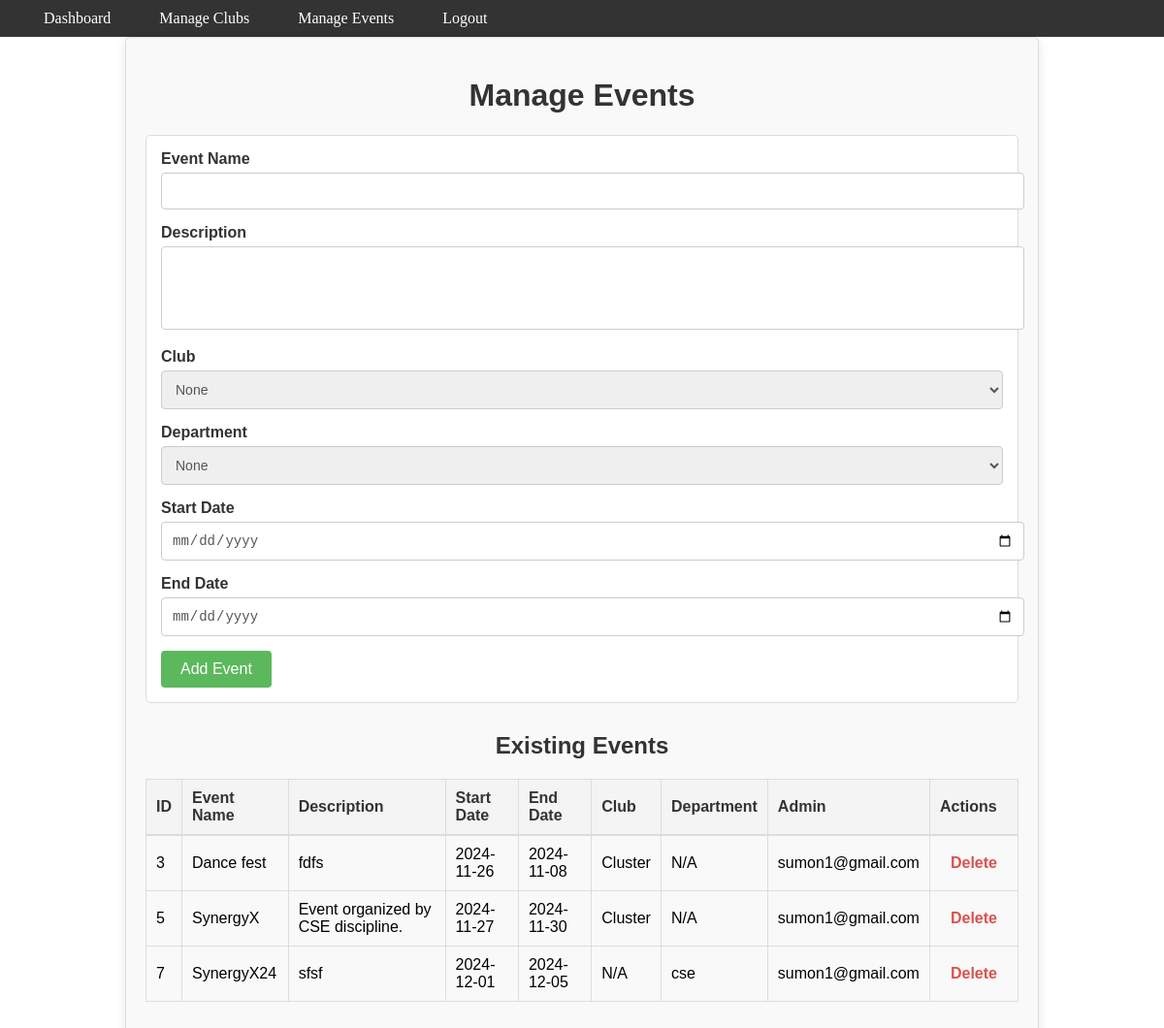
/admin/manage_events.php (signed in), run on the app's committed database.
### tables this page shows
CREATE TABLE `events` (
  `event_id` int(11) NOT NULL,
  `name` varchar(100) NOT NULL,
  `club_id` int(11) DEFAULT NULL,
  `dept_id` int(11) DEFAULT NULL,
  `description` text DEFAULT NULL,
  `start_date` date DEFAULT NULL,
  `end_date` date DEFAULT NULL,
  `admin_id` int(11) DEFAULT NULL,
  `image_path` varchar(255) DEFAULT NULL
);

CREATE TABLE `clubs` (
  `club_id` int(11) NOT NULL,
  `name` varchar(100) NOT NULL,
  `total_member` decimal(10,2) DEFAULT NULL,
  `club_type` varchar(50) NOT NULL
);

CREATE TABLE `departments` (
  `dept_id` int(11) NOT NULL,
  `name` varchar(100) NOT NULL,
  `total_student` decimal(10,2) DEFAULT NULL
);

### admin/manage_events.php (the view, shortened to what this page needs)
<?php
include('../includes/header_admin.php');
include('../includes/dbconnect.php');
$events = [];
$result = $conn->query("SELECT e.*,
                               c.name AS club_name,
                               d.name AS department_name,
                               a.email AS admin_email
                        FROM events e
                        LEFT JOIN clubs c ON e.club_id = c.club_id
                        LEFT JOIN departments d ON e.dept_id = d.dept_id
                        LEFT JOIN admins a ON e.admin_id = a.admin_id");
if ($result->num_rows > 0) {
    while ($row = $result->fetch_assoc()) {
        $events[] = $row;
    }
}
?>
<!DOCTYPE html>
<html lang="en">
<head>
    <link rel="stylesheet" href="../assets/css/add_event.css">
</head>
<body>
    <div class="container">
        <h1>Manage Events</h1>
        <form action="" method="POST">
            <div class="form-group">
                <label for="event_name">Event Name</label>
                <input type="text" id="event_name" name="event_name" required>
            </div>
            <div class="form-group">
                <label for="description">Description</label>
                <textarea id="description" name="description" rows="4" required></textarea>
            </div>
            <div class="form-group">
                <label for="club_id">Club</label>
                <select id="club_id" name="club_id">
                    <option value="none">None</option>
                </select>
            </div>
            <div class="form-group">
                <label for="dept_id">Department</label>
                <select id="dept_id" name="dept_id">
                    <option value="none">None</option>
                </select>
            </div>
            <div class="form-group">
                <label for="start_date">Start Date</label>
                <input type="date" id="start_date" name="start_date" required>
            </div>
            <div class="form-group">
                <label for="end_date">End Date</label>
                <input type="date" id="end_date" name="end_date" required>
            </div>
            <button type="submit" class="btn">Add Event</button>
        </form>
        <h2>Existing Events</h2>
        <table>
            <thead>
                <tr>
                    <th>ID</th>
                    <th>Event Name</th>
                    <th>Description</th>
                    <th>Start Date</th>
                    <th>End Date</th>
                    <th>Club</th>
                    <th>Department</th>
                    <th>Admin</th>
                    <th>Actions</th>
                </tr>
            </thead>
            <tbody>
                <?php if (!empty($events)): ?>
                    <?php foreach ($events as $event): ?>
                        <tr>
                            <td><?php echo $event['event_id']; ?></td>
                            <td><?php echo htmlspecialchars($event['name']); ?></td>
                            <td><?php echo htmlspecialchars($event['description']); ?></td>
                            <td><?php echo $event['start_date']; ?></td>
                            <td><?php echo $event['end_date']; ?></td>
                            <td><?php echo $event['club_name'] ? $event['club_name'] : 'N/A'; ?></td>
                            <td><?php echo $event['department_name'] ? $event['department_name'] : 'N/A'; ?></td>
                            <td><?php echo $event['admin_email']; ?></td>
                            <td>
                                <a href="delete_event.php?id=<?php echo $event['event_id']; ?>" class="delete-btn">Delete</a>
                            </td>
                        </tr>
                    <?php endforeach; ?>
                <?php else: ?>
                    <tr>
                        <td colspan="9">No events found.</td>
                    </tr>
                <?php endif; ?>
            </tbody>
        </table>
    </div>
</body>
</html>

### assets/css/style.css (style rules this page uses)
body, ul, li, a { margin: 0; padding: 0; list-style: none; text-decoration: none; }

### assets/css/add_event.css (style rules this page uses)
.container { max-width: 900px; margin: 0 auto; padding: 20px; font-family: Arial, sans-serif; background-color: #f9f9f9; border: 1px solid #ddd; border-radius: 5px; box-shadow: 0 2px 10px rgba(0, 0, 0, 0.1); }
h1, h2 { text-align: center; color: #333; }
form { margin-bottom: 30px; padding: 15px; background: #ffffff; border: 1px solid #ddd; border-radius: 5px; }
.form-group { margin-bottom: 15px; }
.form-group label { display: block; font-weight: bold; margin-bottom: 5px; color: #333; }
.form-group input, .form-group textarea, .form-group select { width: 100%; padding: 10px; border: 1px solid #ccc; border-radius: 4px; font-size: 14px; color: #555; }
textarea { resize: none; }
.btn { display: inline-block; padding: 10px 20px; color: #fff; background-color: #5cb85c; border: none; border-radius: 4px; font-size: 16px; cursor: pointer; text-align: center; transition: background-color 0.3s ease; }
table { width: 100%; border-collapse: collapse; margin-top: 20px; }
table thead { background-color: #f4f4f4; border-bottom: 2px solid #ddd; }
table th, table td { text-align: left; padding: 10px; border: 1px solid #ddd; }
table th { font-weight: bold; color: #333; }
.delete-btn { color: #d9534f; text-decoration: none; font-weight: bold; padding: 5px 10px; border: 1px solid transparent; border-radius: 4px; transition: all 0.3s ease; }
table { width: 100%; border-collapse: collapse; margin: 20px 0; }
table th, table td { padding: 10px; text-align: left; border: 1px solid #ddd; }
form .form-group { margin-bottom: 15px; }

### data on the page
events: event_id "3", name "Dance fest", description "fdfs", start_date "2024-11-26", end_date "2024-11-08", club.name "Cluster", shows "N/A", admins.email "sumon1@gmail.com"
events: event_id "5", name "SynergyX", description "Event organized by CSE discipline.", start_date "2024-11-27", end_date "2024-11-30", club.name "Cluster", shows "N/A", admins.email "sumon1@gmail.com"
events: event_id "7", name "SynergyX24", description "sfsf", start_date "2024-12-01", end_date "2024-12-05", shows "N/A", dept.name "cse", admins.email "sumon1@gmail.com"

### other printed values
$name "Dashboard"
$name "Manage Clubs"
$name "Manage Events"
$name "Logout"
